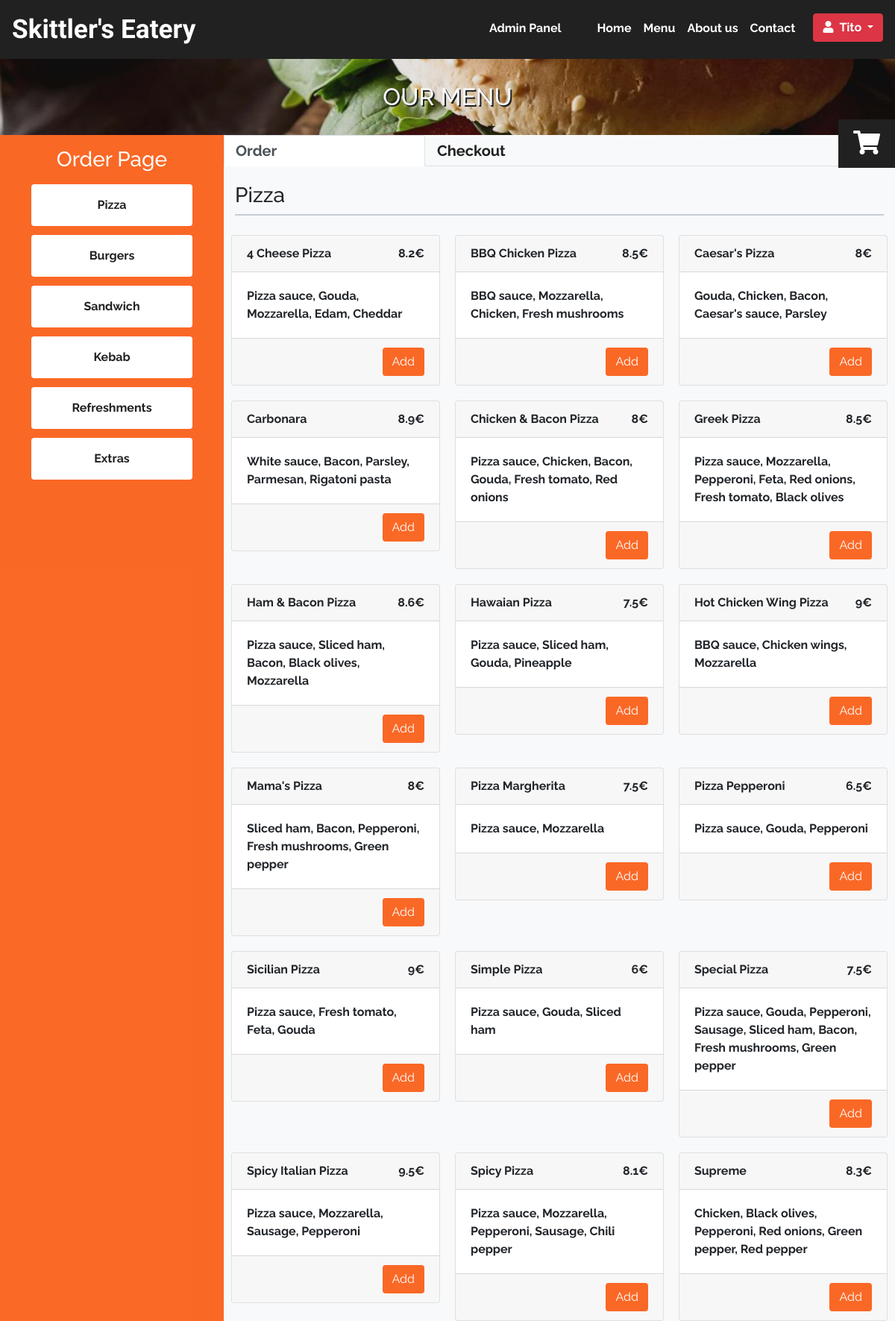
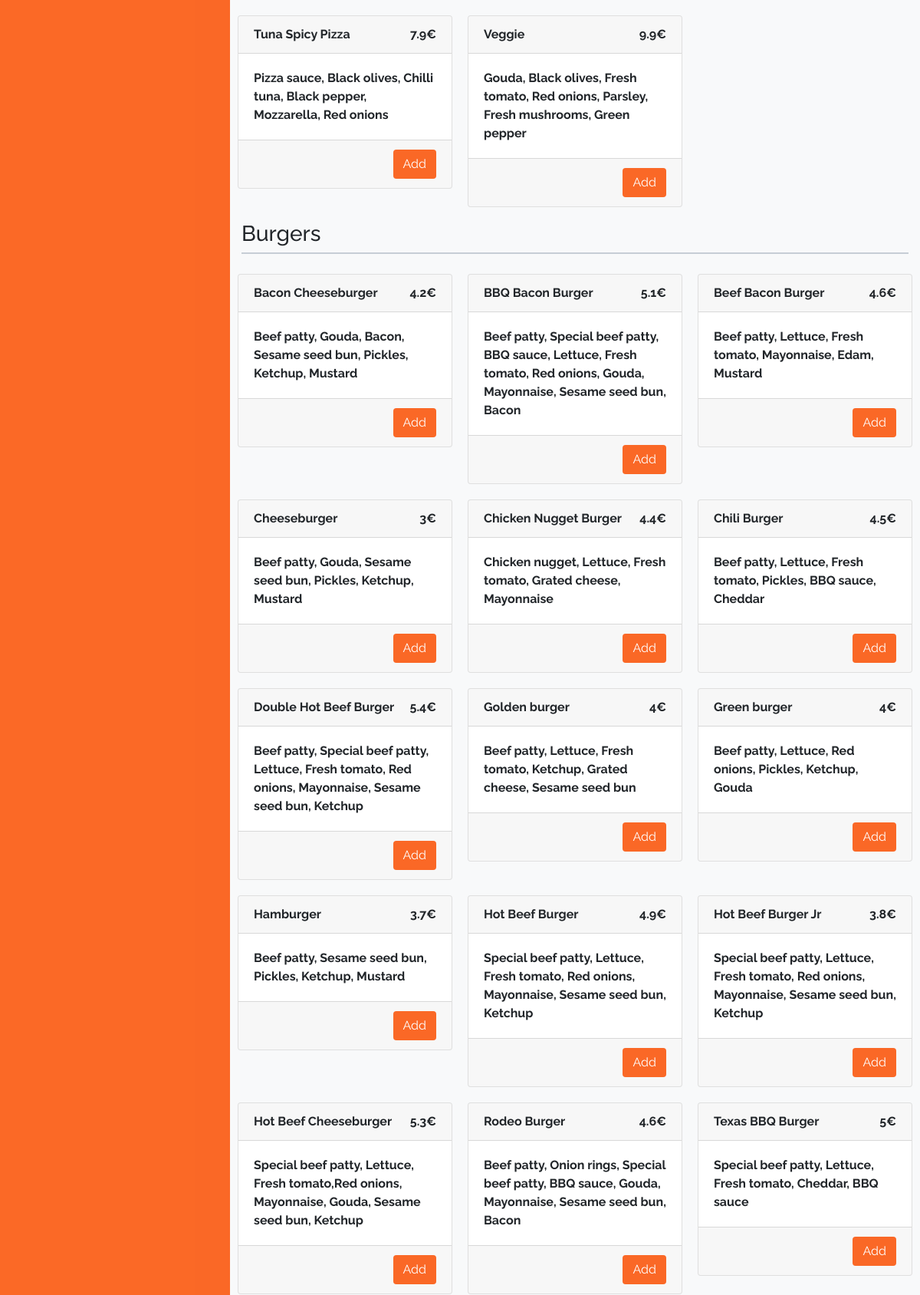
/menu.php (signed in, upper part), run on the app's committed database (2 pictures, top to bottom).
### tables this page shows
CREATE TABLE `categories` (
  `id` int(11) NOT NULL,
  `category_name` varchar(45) DEFAULT NULL
);

CREATE TABLE `items` (
  `id` int(255) NOT NULL,
  `Item_name` varchar(45) NOT NULL,
  `category_id` int(11) DEFAULT NULL,
  `Description` varchar(150) DEFAULT NULL,
  `Cost` double DEFAULT NULL
);

### resources/functions.php (the view, shortened to what this page needs)
<?php
function query($sql){
	global $connection;
	return mysqli_query($connection,$sql);
}
function fetch_array($result_set){
	return mysqli_fetch_array($result_set);
}
function get_categories(){
	$query = query("SELECT id,category_name FROM categories");
	$list = array();
	$category_links = '';
	while($row = fetch_array($query)){
		$name = $row['category_name'];
		$category_links .= <<<DELIMETER
		 <li class=" "><a href="#{$name}">{$name}</a></li>
DELIMETER;
     $list[] = [$row['id'], $row['category_name']];
	}
	return [$list, $category_links];
}
function get_category_items($id){
	$query = query("SELECT * FROM items WHERE category_id =".$id." ");
	while($row = fetch_array($query)){
		$item = <<<START
		<div class="col-md-6 col-xl-4">
          <div class="card menu-item">
            <div class="card-header">
              <span class="food-title w-25">{$row['Item_name']}</span>
				<span class="food-cost float-right">{$row['Cost']}&euro;</span>
				<input type="hidden" class="food_code" name="id" value="{$row['id']}">
          </div>
            <div class="card-body">
              <span class="food-description">{$row['Description']}</span>
			</div>
            <div class="card-footer">
START;
			if(isset($_SESSION['items'])){
				$item .= '<span class="btn float-right add-button">Add</span>';
			}
			$item .= '</div></div></div>';
            echo $item;
	}
}
function fetch_categories_with_items($categories){
	for($i=0;$i< count($categories);$i++){
		$cat_name = $categories[$i][1];
		$displayed_cat =  <<<DELIMETER
		<div class="menu-card card d-block d-md-none mb-0 text-left ">
        <div class="card-header collapsed" data-toggle="collapse" data-target="#{$cat_name}" aria-expanded="False" >
          <a class="h3">
            {$cat_name}
          </a>
        </div>
      </div>
      <div class="row collapse flexlist" id="{$cat_name}">
        <div class="col-12 w-100  my-2 category_title d-none d-md-block">
          <span class="h3">{$cat_name}</span>
        </div>
DELIMETER;
		echo $displayed_cat;
		get_category_items($categories[$i][0]);
		echo "</div>";
	}
}
?>

### public/css/layout.css (style rules this page uses)
body { font-family: 'Raleway', sans-serif; background:#F8F9FA; }

### public/css/menu.css (style rules this page uses)
.category_list > li { width:75%; border:1px solid #212121; margin:0 auto; padding:1rem 0; margin-bottom:.75rem; background:#fff; color:#212121; font-weight:700; border:0; border-radius:4px; cursor:pointer; }
.category_list > li a { text-decoration: none; color: #212121; display: block; width: 100%; height: 100%; }
.category_title::after { content:' '; display:block; width:100%; background-color:red; border:1px solid #C6CDD5; margin:.5rem auto; }
.menu .row .card { margin:10px -5px; }
.add-button { background: #FA6826; color: #fff; }
@media (max-width:1278px) { .category_list > li { width:80% !important; } }
@media (min-width:768px) { .flexlist { display:flex !important; } }

### data on the page
categories: category_name "Pizza"
categories: category_name "Burgers"
categories: category_name "Sandwich"
categories: category_name "Kebab"
categories: category_name "Refreshments"
categories: category_name "Extras"
items: Item_name "4 Cheese Pizza", Cost "8.2", Description "Pizza sauce, Gouda, Mozzarella, Edam, Cheddar"
items: Item_name "BBQ Chicken Pizza", Cost "8.5", Description "BBQ sauce, Mozzarella, Chicken, Fresh mushrooms"
items: Item_name "Caesar's Pizza", Cost "8", Description "Gouda, Chicken, Bacon, Caesar's sauce, Parsley"
items: Item_name "Carbonara", Cost "8.9", Description "White sauce, Bacon, Parsley, Parmesan, Rigatoni pasta"
items: Item_name "Chicken & Bacon Pizza", Cost "8", Description "Pizza sauce, Chicken, Bacon, Gouda, Fresh tomato, Red onions"
items: Item_name "Greek Pizza", Cost "8.5", Description "Pizza sauce, Mozzarella, Pepperoni, Feta, Red onions, Fresh tomato, Black olives"
items: Item_name "Ham & Bacon Pizza", Cost "8.6", Description "Pizza sauce, Sliced ham, Bacon, Black olives, Mozzarella"
items: Item_name "Hawaian Pizza", Cost "7.5", Description "Pizza sauce, Sliced ham, Gouda, Pineapple"
items: Item_name "Hot Chicken Wing Pizza", Cost "9", Description "BBQ sauce, Chicken wings, Mozzarella"
items: Item_name "Mama's Pizza", Cost "8", Description "Sliced ham, Bacon, Pepperoni, Fresh mushrooms, Green pepper"
items: Item_name "Pizza Margherita", Cost "7.5", Description "Pizza sauce, Mozzarella"
items: Item_name "Pizza Pepperoni", Cost "6.5", Description "Pizza sauce, Gouda, Pepperoni"
items: Item_name "Sicilian Pizza", Cost "9", Description "Pizza sauce, Fresh tomato, Feta, Gouda"
items: Item_name "Simple Pizza", Cost "6", Description "Pizza sauce, Gouda, Sliced ham"
items: Item_name "Special Pizza", Cost "7.5", Description "Pizza sauce, Gouda, Pepperoni, Sausage, Sliced ham, Bacon, Fresh mushrooms, Green pepper"
items: Item_name "Spicy Italian Pizza", Cost "9.5", Description "Pizza sauce, Mozzarella, Sausage, Pepperoni"
items: Item_name "Spicy Pizza", Cost "8.1", Description "Pizza sauce, Mozzarella, Pepperoni, Sausage, Chili pepper"
items: Item_name "Supreme", Cost "8.3", Description "Chicken, Black olives, Pepperoni, Red onions, Green pepper, Red pepper"
items: Item_name "Tuna Spicy Pizza", Cost "7.9", Description "Pizza sauce, Black olives, Chilli tuna, Black pepper, Mozzarella, Red onions"
items: Item_name "Veggie", Cost "9.9", Description "Gouda, Black olives, Fresh tomato, Red onions, Parsley, Fresh mushrooms, Green pepper"
items: Item_name "Bacon Cheeseburger", Cost "4.2", Description "Beef patty, Gouda, Bacon, Sesame seed bun, Pickles, Ketchup, Mustard"
items: Item_name "BBQ Bacon Burger", Cost "5.1", Description "Beef patty, Special beef patty, BBQ sauce, Lettuce, Fresh tomato, Red onions, Gouda, Mayonnaise, Sesame seed bun, Bacon"
items: Item_name "Beef Bacon Burger", Cost "4.6", Description "Beef patty, Lettuce, Fresh tomato, Mayonnaise, Edam, Mustard"
items: Item_name "Cheeseburger", Cost "3", Description "Beef patty, Gouda, Sesame seed bun, Pickles, Ketchup, Mustard"
items: Item_name "Chicken Nugget Burger", Cost "4.4", Description "Chicken nugget, Lettuce, Fresh tomato, Grated cheese, Mayonnaise"
items: Item_name "Chili Burger", Cost "4.5", Description "Beef patty, Lettuce, Fresh tomato, Pickles, BBQ sauce, Cheddar"
items: Item_name "Double Hot Beef Burger", Cost "5.4", Description "Beef patty, Special beef patty, Lettuce, Fresh tomato, Red onions, Mayonnaise, Sesame seed bun, Ketchup"
items: Item_name "Golden burger", Cost "4", Description "Beef patty, Lettuce, Fresh tomato, Ketchup, Grated cheese, Sesame seed bun"
items: Item_name "Green burger", Cost "4", Description "Beef patty, Lettuce, Red onions, Pickles, Ketchup, Gouda"
items: Item_name "Hamburger", Cost "3.7", Description "Beef patty, Sesame seed bun, Pickles, Ketchup, Mustard"
items: Item_name "Hot Beef Burger", Cost "4.9", Description "Special beef patty, Lettuce, Fresh tomato, Red onions, Mayonnaise, Sesame seed bun, Ketchup"
items: Item_name "Hot Beef Burger Jr", Cost "3.8", Description "Special beef patty, Lettuce, Fresh tomato, Red onions, Mayonnaise, Sesame seed bun, Ketchup"
items: Item_name "Hot Beef Cheeseburger", Cost "5.3", Description "Special beef patty, Lettuce, Fresh tomato,Red onions, Mayonnaise, Gouda, Sesame seed bun, Ketchup"
items: Item_name "Rodeo Burger", Cost "4.6", Description "Beef patty, Onion rings, Special beef patty, BBQ sauce, Gouda, Mayonnaise, Sesame seed bun, Bacon"
items: Item_name "Texas BBQ Burger", Cost "5", Description "Special beef patty, Lettuce, Fresh tomato, Cheddar, BBQ sauce"

### other printed values
$_SESSION['items']['user_last_name'] "Tito"
